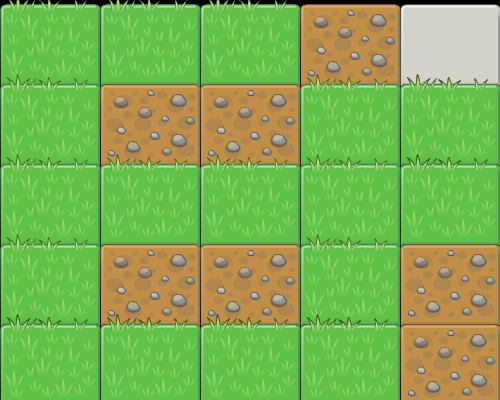

Rendered tile map (Tiled .tmx) drawn with the repository's tilesets; below, a short description and the full map source, tile grids included:
An orthogonal 5x5 tile map with 100x80 px tiles, 1 tile layer (Tile Layer 1).

<map version="1.0" orientation="orthogonal" renderorder="right-down" width="5" height="5" tilewidth="100" tileheight="80" nextobjectid="1">
 <tileset firstgid="1" name="tiles" tilewidth="101" tileheight="171" tilecount="5" columns="0">
  <tileoffset x="0" y="45" />
  <tile id="0">
   <image width="101" height="171" source="../../../assets/img/tiles/water-tile.png" />
  </tile>
  <tile id="1">
   <image width="101" height="171" source="../../../assets/img/tiles/dirt-tile.png" />
  </tile>
  <tile id="2">
   <image width="101" height="171" source="../../../assets/img/tiles/grass-tile.png" />
  </tile>
  <tile id="3">
   <image width="101" height="171" source="../../../assets/img/tiles/plain-tile.png" />
  </tile>
  <tile id="4">
   <image width="101" height="171" source="../../../assets/img/tiles/stone-tile.png" />
  </tile>
 </tileset>
 <layer name="Tile Layer 1" width="5" height="5">
  <data encoding="csv">
3,3,3,2,4,
3,2,2,3,3,
3,3,3,3,3,
3,2,2,3,2,
3,3,3,3,2
</data>
 </layer>
</map>
